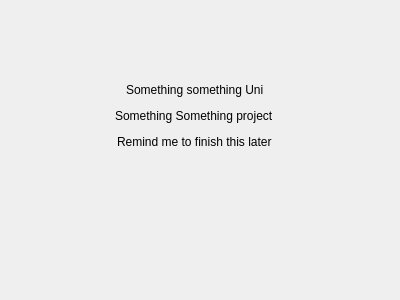
<?xml version="1.0" encoding="UTF-8"?>
<ui version="4.0">
 <class>AboutWindow</class>
 <widget class="QDialog" name="AboutWindow">
  <property name="geometry">
   <rect>
    <x>0</x>
    <y>0</y>
    <width>400</width>
    <height>300</height>
   </rect>
  </property>
  <property name="windowTitle">
   <string>Dialog</string>
  </property>
  <widget class="QWidget" name="verticalLayoutWidget">
   <property name="geometry">
    <rect>
     <x>9</x>
     <y>9</y>
     <width>371</width>
     <height>271</height>
    </rect>
   </property>
   <layout class="QVBoxLayout" name="verticalLayout">
    <item>
     <spacer name="verticalSpacer_2">
      <property name="orientation">
       <enum>Qt::Vertical</enum>
      </property>
      <property name="sizeHint" stdset="0">
       <size>
        <width>20</width>
        <height>40</height>
       </size>
      </property>
     </spacer>
    </item>
    <item>
     <layout class="QHBoxLayout" name="horizontalLayout">
      <item>
       <spacer name="horizontalSpacer">
        <property name="orientation">
         <enum>Qt::Horizontal</enum>
        </property>
        <property name="sizeHint" stdset="0">
         <size>
          <width>40</width>
          <height>20</height>
         </size>
        </property>
       </spacer>
      </item>
      <item>
       <widget class="QLabel" name="label">
        <property name="text">
         <string>Something something Uni</string>
        </property>
       </widget>
      </item>
      <item>
       <spacer name="horizontalSpacer_2">
        <property name="orientation">
         <enum>Qt::Horizontal</enum>
        </property>
        <property name="sizeHint" stdset="0">
         <size>
          <width>40</width>
          <height>20</height>
         </size>
        </property>
       </spacer>
      </item>
     </layout>
    </item>
    <item>
     <layout class="QHBoxLayout" name="horizontalLayout_2">
      <item>
       <spacer name="horizontalSpacer_3">
        <property name="orientation">
         <enum>Qt::Horizontal</enum>
        </property>
        <property name="sizeHint" stdset="0">
         <size>
          <width>40</width>
          <height>20</height>
         </size>
        </property>
       </spacer>
      </item>
      <item>
       <widget class="QLabel" name="label_2">
        <property name="text">
         <string>Something Something project</string>
        </property>
       </widget>
      </item>
      <item>
       <spacer name="horizontalSpacer_4">
        <property name="orientation">
         <enum>Qt::Horizontal</enum>
        </property>
        <property name="sizeHint" stdset="0">
         <size>
          <width>40</width>
          <height>20</height>
         </size>
        </property>
       </spacer>
      </item>
     </layout>
    </item>
    <item>
     <layout class="QHBoxLayout" name="horizontalLayout_3">
      <item>
       <spacer name="horizontalSpacer_5">
        <property name="orientation">
         <enum>Qt::Horizontal</enum>
        </property>
        <property name="sizeHint" stdset="0">
         <size>
          <width>40</width>
          <height>20</height>
         </size>
        </property>
       </spacer>
      </item>
      <item>
       <widget class="QLabel" name="label_3">
        <property name="text">
         <string>Remind me to finish this later</string>
        </property>
       </widget>
      </item>
      <item>
       <spacer name="horizontalSpacer_6">
        <property name="orientation">
         <enum>Qt::Horizontal</enum>
        </property>
        <property name="sizeHint" stdset="0">
         <size>
          <width>40</width>
          <height>20</height>
         </size>
        </property>
       </spacer>
      </item>
     </layout>
    </item>
    <item>
     <spacer name="verticalSpacer">
      <property name="orientation">
       <enum>Qt::Vertical</enum>
      </property>
      <property name="sizeHint" stdset="0">
       <size>
        <width>20</width>
        <height>128</height>
       </size>
      </property>
     </spacer>
    </item>
   </layout>
  </widget>
  <zorder>verticalLayoutWidget</zorder>
  <zorder>horizontalSpacer_5</zorder>
 </widget>
 <resources/>
 <connections/>
</ui>
